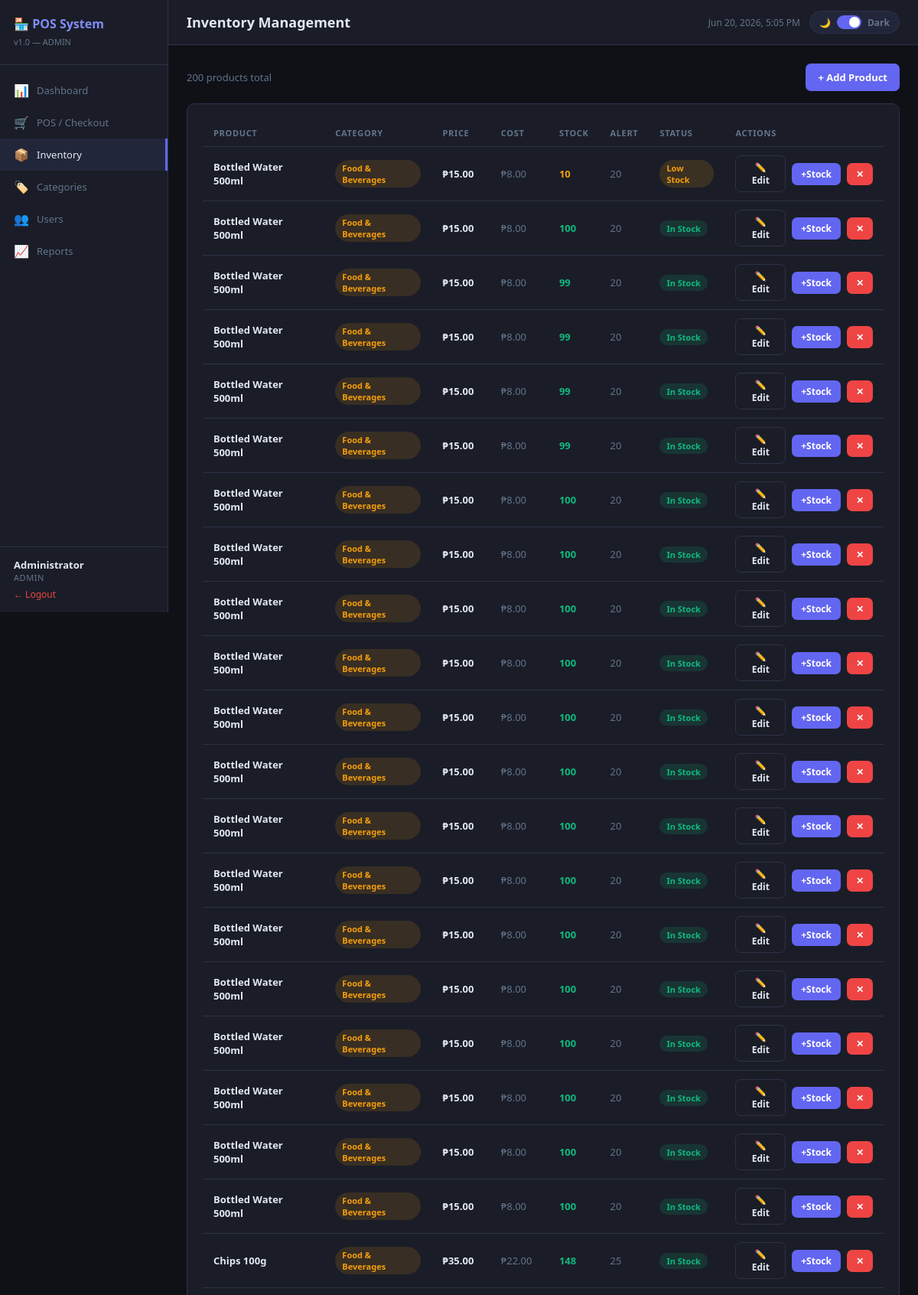
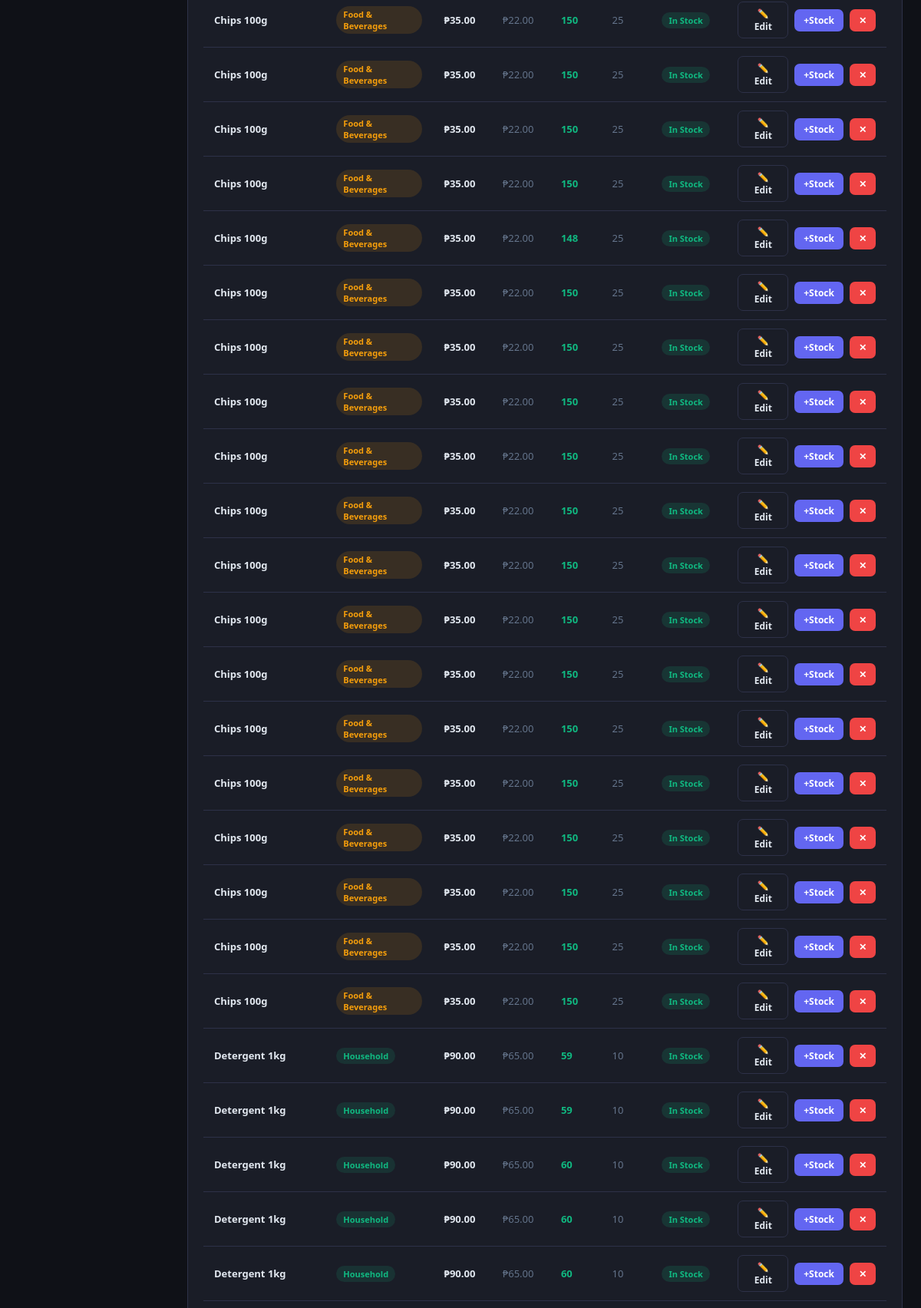
The page /inventory (signed in, upper part) on the database its author committed (2 pictures, top to bottom).
### tables this page shows
CREATE TABLE products (
            id INTEGER PRIMARY KEY AUTOINCREMENT,
            name TEXT NOT NULL,
            price REAL NOT NULL,
            cost REAL DEFAULT 0,
            stock INTEGER DEFAULT 0,
            low_stock_alert INTEGER DEFAULT 5,
            category_id INTEGER,
            barcode TEXT,
            image_url TEXT,
            active INTEGER DEFAULT 1,
            FOREIGN KEY (category_id) REFERENCES categories(id)
        );

CREATE TABLE categories (
            id INTEGER PRIMARY KEY AUTOINCREMENT,
            name TEXT NOT NULL,
            color TEXT DEFAULT '#6366f1'
        );

### app.py (the view)
@app.route('/inventory')
@admin_required
def inventory():
    conn = get_db()
    products = [dict(r) for r in conn.execute("""
        SELECT p.*, c.name as cat_name, c.color as cat_color FROM products p
        LEFT JOIN categories c ON p.category_id=c.id
        WHERE p.active=1 ORDER BY p.name
    """).fetchall()]
    categories = [dict(r) for r in conn.execute("SELECT * FROM categories").fetchall()]
    conn.close()
    return render_template('inventory.html', products=products, categories=categories)

### app.py (called while the page is built)
def get_db():
    conn = sqlite3.connect(DB)
    conn.row_factory = sqlite3.Row
    return conn

def admin_required(f):
    from functools import wraps
    @wraps(f)
    def decorated(*args, **kwargs):
        if 'user_id' not in session:
            return redirect(url_for('login'))
        if session.get('role') != 'admin':
            flash('Admin access required.', 'error')
            return redirect(url_for('pos'))
        return f(*args, **kwargs)
    return decorated

### templates/inventory.html (shortened to what this page needs)
{% extends 'base.html' %}
{% block page_title %}Inventory Management{% endblock %}
{% block content %}
<div class="flex-between mb-16">
  <div style="font-size:13px;color:var(--muted);">{{ products|length }} products total</div>
  <button class="btn btn-primary" onclick="openModal('addModal')">+ Add Product</button>
</div>
<div class="card">
  <div class="table-wrap">
    <table>
      <thead><tr><th>Product</th><th>Category</th><th>Price</th><th>Cost</th><th>Stock</th><th>Alert</th><th>Status</th><th>Actions</th></tr></thead>
      <tbody>
        {% for p in products %}
        <tr>
          <td>
            <div style="font-weight:600;">{{ p.name }}</div>
          </td>
          <td>
            {% if p.cat_name %}
              <span class="badge" style="background:{{ p.cat_color }}22;color:{{ p.cat_color }};">{{ p.cat_name }}</span>
            {% else %}<span class="text-muted">—</span>{% endif %}
          </td>
          <td><strong>₱{{ "%.2f"|format(p.price) }}</strong></td>
          <td class="text-muted">₱{{ "%.2f"|format(p.cost) }}</td>
          <td>
            <span class="{% if p.stock==0 %}text-danger{% elif p.stock<=p.low_stock_alert %}text-warning{% else %}text-success{% endif %}" style="font-weight:700;">
              {{ p.stock }}
            </span>
          </td>
          <td class="text-muted">{{ p.low_stock_alert }}</td>
          <td>
            {% if p.stock == 0 %}
              <span class="badge badge-danger">Out of Stock</span>
            {% elif p.stock <= p.low_stock_alert %}
              <span class="badge badge-warning">Low Stock</span>
            {% else %}
              <span class="badge badge-success">In Stock</span>
            {% endif %}
          </td>
          <td>
            <div class="flex">
              <button class="btn btn-sm btn-ghost" onclick='openEdit({{ p | tojson }})'>✏️ Edit</button>
              <button class="btn btn-sm btn-primary" onclick="openRestock({{ p.id }}, '{{ p.name }}')">+Stock</button>
              <form method="post" action="{{ url_for('delete_product', pid=p.id) }}" onsubmit="return confirm('Remove this product?')">
                <button type="submit" class="btn btn-sm btn-danger">✕</button>
              </form>
            </div>
          </td>
        </tr>
        {% endfor %}
      </tbody>
    </table>
  </div>
</div>
{% endblock %}

### templates/base.html (style rules this page uses)
[data-theme="dark"] { --bg: #0f1117; --surface: #1a1d27; --surface2: #22263a; --border: #2d3148; --text: #e2e8f0; --muted: #64748b; --shadow: rgba(0,0,0,.4); }
:root { --accent: #6366f1; --accent2: #818cf8; --success: #10b981; --warning: #f59e0b; --danger: #ef4444; --radius: 10px; --font: 'Segoe UI', system-ui, sans-serif; }
* { margin:0;padding:0;box-sizing:border-box; }
body { background:var(--bg);color:var(--text);font-family:var(--font);min-height:100vh;transition:background .2s,color .2s; }
.card { background:var(--surface);border:1px solid var(--border);border-radius:var(--radius);padding:20px;transition:background .2s,border-color .2s; }
.table-wrap { overflow-x:auto; }
table { width:100%;border-collapse:collapse;font-size:13px; }
th { padding:10px 14px;text-align:left;font-size:11px;font-weight:600;color:var(--muted);text-transform:uppercase;letter-spacing:.06em;border-bottom:1px solid var(--border); }
td { padding:11px 14px;border-bottom:1px solid var(--border); }
.btn { display:inline-flex;align-items:center;gap:6px;padding:9px 16px;border:none;border-radius:7px;font-size:13px;font-weight:600;cursor:pointer;transition:.15s;font-family:inherit;text-decoration:none; }
.btn-primary { background:var(--accent);color:#fff; }
.btn-danger { background:var(--danger);color:#fff; }
.btn-ghost { background:transparent;border:1px solid var(--border);color:var(--text); }
.btn-sm { padding:6px 12px;font-size:12px; }
.badge { display:inline-flex;align-items:center;padding:3px 9px;border-radius:20px;font-size:11px;font-weight:600; }
.badge-success { background:rgba(16,185,129,.15);color:#10b981; }
.badge-warning { background:rgba(245,158,11,.15);color:#f59e0b; }
.text-success { color:var(--success); }
.text-warning { color:var(--warning); }
.text-muted { color:var(--muted); }
.mb-16 { margin-bottom:16px; }
.flex { display:flex;align-items:center;gap:8px; }
.flex-between { display:flex;align-items:center;justify-content:space-between; }

### rows shown on the page
products: name "Bottled Water 500ml", cat_name "Food & Beverages", price "15.00", cost "8.00", stock "10", low_stock_alert "20", shows "Low Stock"
products: name "Bottled Water 500ml", cat_name "Food & Beverages", price "15.00", cost "8.00", stock "100", low_stock_alert "20", shows "In Stock"
products: name "Bottled Water 500ml", cat_name "Food & Beverages", price "15.00", cost "8.00", stock "99", low_stock_alert "20", shows "In Stock"
products: name "Bottled Water 500ml", cat_name "Food & Beverages", price "15.00", cost "8.00", stock "99", low_stock_alert "20", shows "In Stock"
products: name "Bottled Water 500ml", cat_name "Food & Beverages", price "15.00", cost "8.00", stock "99", low_stock_alert "20", shows "In Stock"
products: name "Bottled Water 500ml", cat_name "Food & Beverages", price "15.00", cost "8.00", stock "99", low_stock_alert "20", shows "In Stock"
products: name "Bottled Water 500ml", cat_name "Food & Beverages", price "15.00", cost "8.00", stock "100", low_stock_alert "20", shows "In Stock"
products: name "Bottled Water 500ml", cat_name "Food & Beverages", price "15.00", cost "8.00", stock "100", low_stock_alert "20", shows "In Stock"
products: name "Bottled Water 500ml", cat_name "Food & Beverages", price "15.00", cost "8.00", stock "100", low_stock_alert "20", shows "In Stock"
products: name "Bottled Water 500ml", cat_name "Food & Beverages", price "15.00", cost "8.00", stock "100", low_stock_alert "20", shows "In Stock"
products: name "Bottled Water 500ml", cat_name "Food & Beverages", price "15.00", cost "8.00", stock "100", low_stock_alert "20", shows "In Stock"
products: name "Bottled Water 500ml", cat_name "Food & Beverages", price "15.00", cost "8.00", stock "100", low_stock_alert "20", shows "In Stock"
products: name "Bottled Water 500ml", cat_name "Food & Beverages", price "15.00", cost "8.00", stock "100", low_stock_alert "20", shows "In Stock"
products: name "Bottled Water 500ml", cat_name "Food & Beverages", price "15.00", cost "8.00", stock "100", low_stock_alert "20", shows "In Stock"
products: name "Bottled Water 500ml", cat_name "Food & Beverages", price "15.00", cost "8.00", stock "100", low_stock_alert "20", shows "In Stock"
products: name "Bottled Water 500ml", cat_name "Food & Beverages", price "15.00", cost "8.00", stock "100", low_stock_alert "20", shows "In Stock"
products: name "Bottled Water 500ml", cat_name "Food & Beverages", price "15.00", cost "8.00", stock "100", low_stock_alert "20", shows "In Stock"
products: name "Bottled Water 500ml", cat_name "Food & Beverages", price "15.00", cost "8.00", stock "100", low_stock_alert "20", shows "In Stock"
products: name "Bottled Water 500ml", cat_name "Food & Beverages", price "15.00", cost "8.00", stock "100", low_stock_alert "20", shows "In Stock"
products: name "Bottled Water 500ml", cat_name "Food & Beverages", price "15.00", cost "8.00", stock "100", low_stock_alert "20", shows "In Stock"
products: name "Chips 100g", cat_name "Food & Beverages", price "35.00", cost "22.00", stock "148", low_stock_alert "25", shows "In Stock"
products: name "Chips 100g", cat_name "Food & Beverages", price "35.00", cost "22.00", stock "150", low_stock_alert "25", shows "In Stock"
products: name "Chips 100g", cat_name "Food & Beverages", price "35.00", cost "22.00", stock "150", low_stock_alert "25", shows "In Stock"
products: name "Chips 100g", cat_name "Food & Beverages", price "35.00", cost "22.00", stock "150", low_stock_alert "25", shows "In Stock"
products: name "Chips 100g", cat_name "Food & Beverages", price "35.00", cost "22.00", stock "150", low_stock_alert "25", shows "In Stock"
products: name "Chips 100g", cat_name "Food & Beverages", price "35.00", cost "22.00", stock "148", low_stock_alert "25", shows "In Stock"
products: name "Chips 100g", cat_name "Food & Beverages", price "35.00", cost "22.00", stock "150", low_stock_alert "25", shows "In Stock"
products: name "Chips 100g", cat_name "Food & Beverages", price "35.00", cost "22.00", stock "150", low_stock_alert "25", shows "In Stock"
products: name "Chips 100g", cat_name "Food & Beverages", price "35.00", cost "22.00", stock "150", low_stock_alert "25", shows "In Stock"
products: name "Chips 100g", cat_name "Food & Beverages", price "35.00", cost "22.00", stock "150", low_stock_alert "25", shows "In Stock"
products: name "Chips 100g", cat_name "Food & Beverages", price "35.00", cost "22.00", stock "150", low_stock_alert "25", shows "In Stock"
products: name "Chips 100g", cat_name "Food & Beverages", price "35.00", cost "22.00", stock "150", low_stock_alert "25", shows "In Stock"
products: name "Chips 100g", cat_name "Food & Beverages", price "35.00", cost "22.00", stock "150", low_stock_alert "25", shows "In Stock"
products: name "Chips 100g", cat_name "Food & Beverages", price "35.00", cost "22.00", stock "150", low_stock_alert "25", shows "In Stock"
products: name "Chips 100g", cat_name "Food & Beverages", price "35.00", cost "22.00", stock "150", low_stock_alert "25", shows "In Stock"
products: name "Chips 100g", cat_name "Food & Beverages", price "35.00", cost "22.00", stock "150", low_stock_alert "25", shows "In Stock"
products: name "Chips 100g", cat_name "Food & Beverages", price "35.00", cost "22.00", stock "150", low_stock_alert "25", shows "In Stock"
products: name "Chips 100g", cat_name "Food & Beverages", price "35.00", cost "22.00", stock "150", low_stock_alert "25", shows "In Stock"
products: name "Chips 100g", cat_name "Food & Beverages", price "35.00", cost "22.00", stock "150", low_stock_alert "25", shows "In Stock"
products: name "Chips 100g", cat_name "Food & Beverages", price "35.00", cost "22.00", stock "150", low_stock_alert "25", shows "In Stock"
products: name "Detergent 1kg", cat_name "Household", price "90.00", cost "65.00", stock "59", low_stock_alert "10", shows "In Stock"
products: name "Detergent 1kg", cat_name "Household", price "90.00", cost "65.00", stock "59", low_stock_alert "10", shows "In Stock"
products: name "Detergent 1kg", cat_name "Household", price "90.00", cost "65.00", stock "60", low_stock_alert "10", shows "In Stock"
products: name "Detergent 1kg", cat_name "Household", price "90.00", cost "65.00", stock "60", low_stock_alert "10", shows "In Stock"
products: name "Detergent 1kg", cat_name "Household", price "90.00", cost "65.00", stock "60", low_stock_alert "10", shows "In Stock"

### other values the page prints
{{ session.get('role','') | upper }} "ADMIN"
{{ session.get('full_name','User') }} "Administrator"
{{ session.get('role','') }} "ADMIN"
{{ products|length }} "200"
